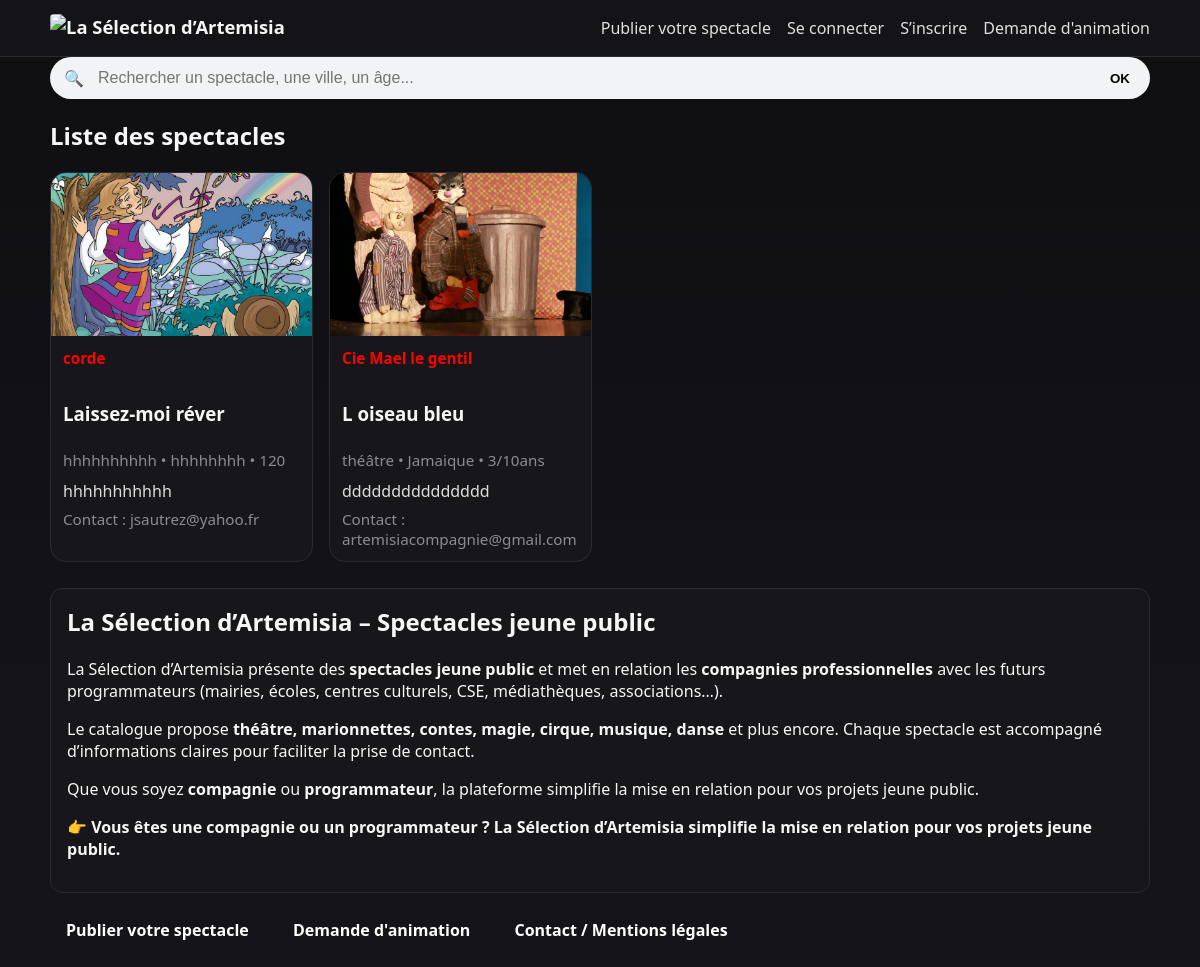
Before: / with the older database file.
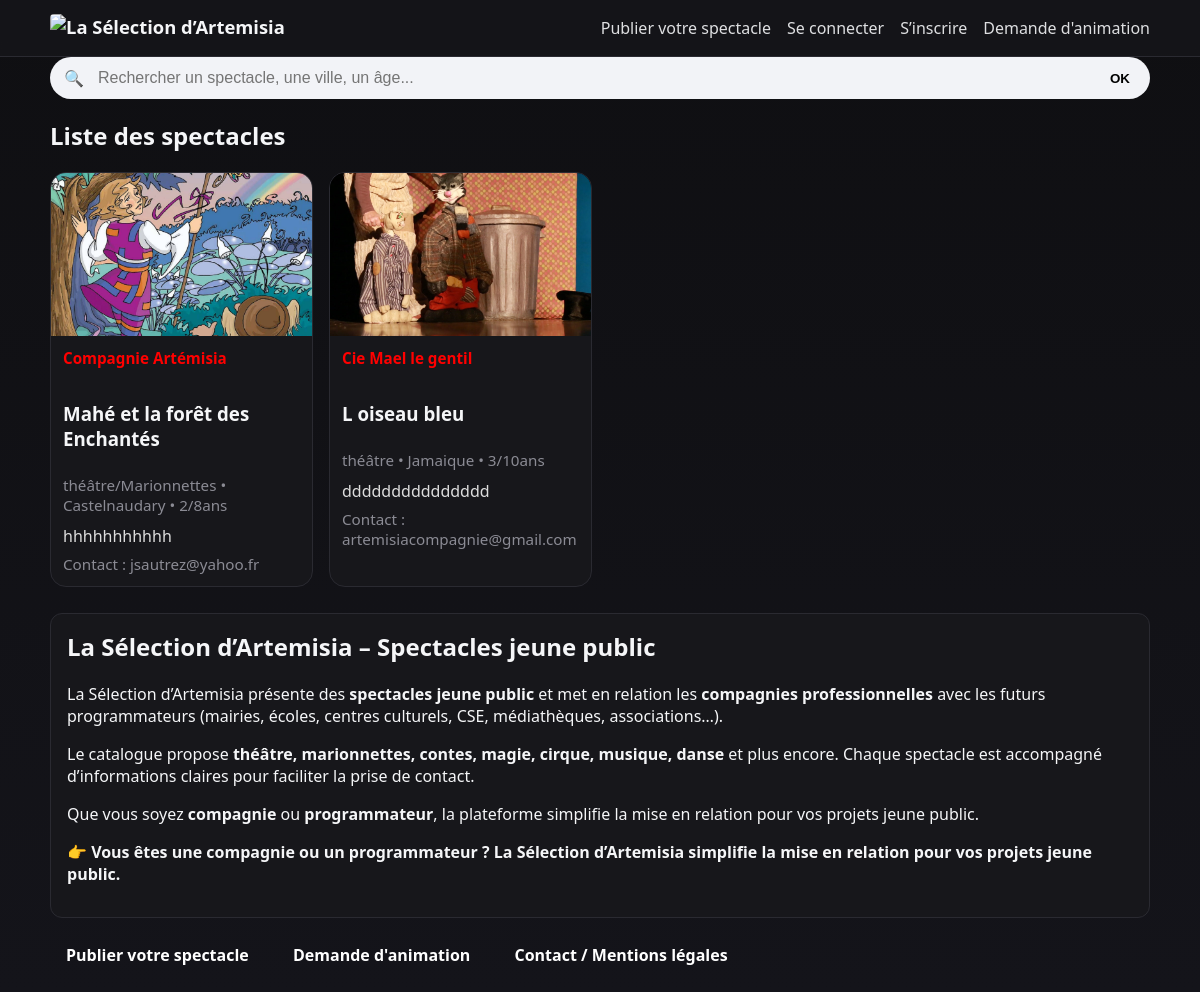
After: the same page with the newer database file.
### models/models.py (models this page shows, shortened)
class Show(db.Model):
    __tablename__ = "shows"
    id = db.Column(db.Integer, primary_key=True)
    raison_sociale = db.Column(db.String(200), nullable=True)
    title = db.Column(db.String(150), nullable=False)
    description = db.Column(db.Text, nullable=True)
    location = db.Column(db.String(120), nullable=True)
    category = db.Column(db.String(80), nullable=True)
    date = db.Column(db.Date, nullable=True)
    age_range = db.Column(db.String(50), nullable=True)
    file_name = db.Column(db.String(255), nullable=True)
    file_mimetype = db.Column(db.String(120), nullable=True)
    created_at = db.Column(db.DateTime, default=datetime.utcnow)
    approved = db.Column(db.Boolean, default=False)
    contact_email = db.Column(db.String(255), nullable=True)
    user_id = db.Column(db.Integer, db.ForeignKey("users.id"), nullable=True)
    user = db.relationship("User", backref="shows")
    def has_image(self) -> bool:
        return (self.file_mimetype or "").lower().startswith("image/")

### app.py (the view, shortened to what this page needs)
    @app.route("/", endpoint="home")
    def home():
        q = request.args.get("q", "", type=str).strip()
        category = request.args.get("category", "", type=str).strip()
        location = request.args.get("location", "", type=str).strip()
        type_filter = request.args.get("type", "all", type=str)
        sort = request.args.get("sort", "asc", type=str)
        date_from = request.args.get("date_from", "", type=str)
        date_to = request.args.get("date_to", "", type=str)
        shows = Show.query
        u = current_user()
        if not u or not u.is_admin:
            shows = shows.filter(Show.approved.is_(True))
        if category:
            shows = shows.filter(Show.category == category)
        if location:
            shows = shows.filter(Show.location == location)
        if type_filter == "image":
            shows = shows.filter(Show.file_mimetype.ilike("image/%"))
        elif type_filter == "pdf":
            shows = shows.filter(Show.file_mimetype.ilike("application/pdf"))
        def parse_date(s: str):
            try:
                return datetime.strptime(s, "%Y-%m-%d").date()
            except Exception:
                return None
        if date_from:
            d1 = parse_date(date_from)
            if d1:
                shows = shows.filter(Show.date >= d1)
        if date_to:
            d2 = parse_date(date_to)
            if d2:
                shows = shows.filter(Show.date <= d2)
        if sort == "desc":
            shows = shows.order_by(Show.date.desc().nullslast(), Show.created_at.desc())
        else:
            shows = shows.order_by(Show.date.asc().nullsfirst(), Show.created_at.asc())
        try:
            shows = shows.all()
        except Exception as e:
            current_app.logger.exception("Erreur lors de la requête /home: %s", e)
            flash("Une erreur est survenue lors de la recherche.", "danger")
            shows = []
        categories = [c[0] for c in db.session.query(Show.category).distinct().all() if c[0]]
        locations = [l[0] for l in db.session.query(Show.location).distinct().all() if l[0]]
        return render_template(
            "home.html",
            shows=shows,
            q=q,
            category=category,
            location=location,
            categories=sorted(categories),
            locations=sorted(locations),
            type_filter=type_filter,
            sort=sort,
            date_from=date_from,
            date_to=date_to,
            user=current_user(),
        )

### app.py (called while the page is built)
def current_user() -> Optional[User]:
    username = session.get("username")
    if not username:
        return None
    return User.query.filter_by(username=username).first()

### templates/home.html (shortened to what this page needs)
{% extends "base.html" %}
{% block content %}
<form action="" method="get"
      style="display:flex; align-items:center; gap:12px; background:#f2f3f7; padding:10px 14px; border-radius:24px; margin:0 0 16px;">
  <span aria-hidden="true">🔍</span>
  <input name="q" value="{{ q or '' }}"
         placeholder="Rechercher un spectacle, une ville, un âge..."
         style="flex:1; border:none; background:transparent; outline:none; font-size:16px;">
  <button type="submit"
          style="border:none; background:transparent; font-weight:600; cursor:pointer;">OK</button>
</form>
<h2>Liste des spectacles</h2>
<div class="cards">
  {% for show in shows or [] %}
  <article class="card">
    <a href="{{ url_for('demande_animation') }}" class="media-link">
      <div class="media">
        {% if show.has_image() %}
          <img src="{{ url_for('uploaded_file', filename=show.file_name) }}" alt="{{ show.title }}">
        {% elif show.is_pdf() %}
          <a class="pdf-thumb" href="{{ url_for('uploaded_file', filename=show.file_name) }}" target="_blank">PDF</a>
        {% else %}
          <div class="placeholder">Aucun fichier</div>
        {% endif %}
      </div>
    </a>
    <a href="{{ url_for('show_detail', show_id=show.id) }}" class="content-link">
      <div class="content">
        {% if show.raison_sociale %}<p class="meta" style="font-weight:600; margin-bottom:8px; color:var(--primary);">{{ show.raison_sociale }}</p>{% endif %}
        <h3>{{ show.title }}</h3>
        <p class="meta">
          {{ show.category }}
          {% if show.location %} • {{ show.location }}{% endif %}
          {% if show.age_range %} • {{ show.age_range }}{% endif %}
        </p>
        {% if show.description %}<p class="desc">{{ show.description }}</p>{% endif %}
        {% if show.contact_email %}<p class="meta">Contact : {{ show.contact_email }}</p>{% endif %}
      </div>
    </a>
  </article>
  {% endfor %}
</div>
{% endblock %}

### templates/base.html (shortened to what this page needs)
<!doctype html>
<html lang="fr">
<head>
  <link rel="stylesheet" href="{{ url_for('static', filename='css/style.css') }}">
</head>
<body>
<header class="site-header">
  <div class="container header-grid">
    <a href="{{ url_for('home') }}" class="brand">
      <img src="{{ url_for('static', filename='img/logo.jpg') }}"
           alt="La Sélection d’Artemisia"
           style="height:28px;vertical-align:middle;border-radius:4px;margin-right:8px;">
    </a>
    <nav>
      <ul class="nav">
        <li><a href="{{ url_for('publish') }}">Publier votre spectacle</a></li>
        {% if user and user.is_admin %}
          <li><a href="{{ url_for('show_new') }}">➕ Ajouter</a></li>
          <li><a href="{{ url_for('demande_animation') }}">Demande d'animation</a></li>
          <li><a href="{{ url_for('logout') }}">Se déconnecter ({{ user.username }})</a></li>
        {% elif user %}
          <li><a href="{{ url_for('demande_animation') }}">Demande d'animation</a></li>
          <li><a href="{{ url_for('logout') }}">Se déconnecter</a></li>
        {% else %}
          <li><a href="{{ url_for('login') }}">Se connecter</a></li>
          <li><a href="{{ url_for('register') }}">S’inscrire</a></li>
          <li><a href="{{ url_for('demande_animation') }}">Demande d'animation</a></li>
        {% endif %}
      </ul>
    </nav>
  </div>
</header>
<main class="container">
  {% block content %}{% endblock %}
  <section class="seo-block" style="margin-top:26px;padding:16px;border:1px solid var(--border);border-radius:12px;background:var(--panel)">
    <h2 style="margin-top:0">La Sélection d’Artemisia – Spectacles jeune public</h2>
    <p>
      La Sélection d’Artemisia présente des <strong>spectacles jeune public</strong> et
      met en relation les <strong>compagnies professionnelles</strong> avec les futurs programmateurs
      (mairies, écoles, centres culturels, CSE, médiathèques, associations…).
    </p>
    <p>
      Le catalogue propose <strong>théâtre, marionnettes, contes, magie, cirque, musique, danse</strong> et plus encore.
      Chaque spectacle est accompagné d’informations claires pour faciliter la prise de contact.
    </p>
    <p>
      Que vous soyez <strong>compagnie</strong> ou <strong>programmateur</strong>,
      la plateforme simplifie la mise en relation pour vos projets jeune public.
    </p>
  <p style="margin-top:12px;font-weight:bold;">
    👉 Vous êtes une compagnie ou un programmateur ? La Sélection d’Artemisia simplifie la mise en relation pour vos projets jeune public.
  </p>
</section>
  <p style="margin-top:16px;">
    <a href="{{ url_for('publish') }}" style="display:inline-block;padding:10px 16px;background:var(--accent);color:white;border-radius:6px;font-weight:bold;text-decoration:none;margin-right:8px;">
      Publier votre spectacle
    </a>
    <a href="{{ url_for('demande_animation') }}" style="display:inline-block;padding:10px 16px;background:var(--accent);color:white;border-radius:6px;font-weight:bold;text-decoration:none;margin-right:8px;">
      Demande d'animation
    </a>
    <a href="{{ url_for('legal') }}" style="display:inline-block;padding:10px 16px;background:var(--accent);color:white;border-radius:6px;font-weight:bold;text-decoration:none;">
      Contact / Mentions légales
    </a>
  </p>  </section>
</main>
</body>
</html>

### static/css/style.css (style rules this page uses)
:root { --bg:#0f0f12; --panel:#17171b; --muted:#8b8b94; --text:#f5f6f8; --primary:#ff0000; --danger:#ff0000; --ok:#35c779; --border:#2a2a31; }
* { box-sizing:border-box; }
body { margin:0; font-family:system-ui,Segoe UI,Roboto,Arial; color:var(--text); background:linear-gradient(180deg,#0f0f12 0%,#14141a 100%); }
.container { width:min(1100px,94%); margin:0 auto; }
.site-header { background:rgba(23,23,27,.75); border-bottom:1px solid var(--border); position:sticky; top:0; backdrop-filter:blur(8px); z-index:10; }
.header-grid { display:flex; align-items:center; justify-content:space-between; padding:14px 0; }
.brand { color:var(--text); text-decoration:none; font-weight:700; font-size:1.15rem; display:flex; align-items:center; gap:8px; }
.nav { display:flex; gap:16px; list-style:none; margin:0; padding:0; }
.nav a { color:var(--text); text-decoration:none; opacity:.9; }
.cards { display:grid; gap:16px; grid-template-columns: repeat(auto-fill, minmax(260px, 1fr)); }
.card { background:var(--panel); border:1px solid var(--border); border-radius:16px; overflow:hidden; display:flex; flex-direction:column; }
.card .media { aspect-ratio:16/10; display:flex; align-items:center; justify-content:center; background:#0e0e13; }
.card img { width:100%; height:100%; object-fit:cover; display:block; }
.media-link { display:block; text-decoration:none; position:relative; }
.media-link .media { transition:all .3s ease; }
.content-link { display:block; text-decoration:none; color:inherit; }
.content-link .content { transition:background .3s ease; }
.card .content { padding:12px; display:grid; gap:6px; }
.card .meta { margin:0; color:var(--muted); font-size:.95rem; }
.card .desc { margin:.25rem 0 0; color:#ddd; line-height:1.4; }

Changed rows visible on the page:
changed Show "hhhhhhhhhhh": raison_sociale "corde" → "Compagnie Artémisia"; title "Laissez-moi réver" → "Mahé et la forêt des Enchantés"; category "hhhhhhhhhh" → "théâtre/Marionnettes"; location "hhhhhhhh" → "Castelnaudary"; age_range "120" → "2/8ans"
